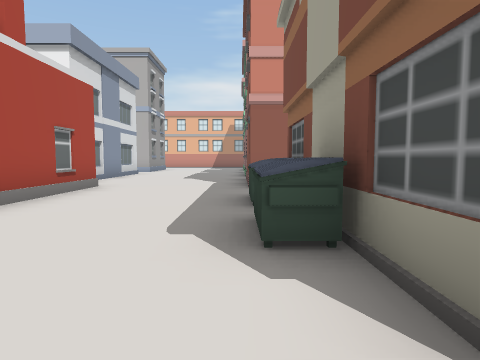
[1] (above)

18 first-person views from a walk through a Unity game level. The camera is 1.3 m above the floor, tilts 4° down and sees 75° across. The floor is counted in squares, 2 m on a side. Each view is taken from the middle of a square. On the plan, view 1 faces up. The plan holds only what a view shows up to about 10 squares ahead; the rest is blank. The place goes on beyond the plan.

[2]
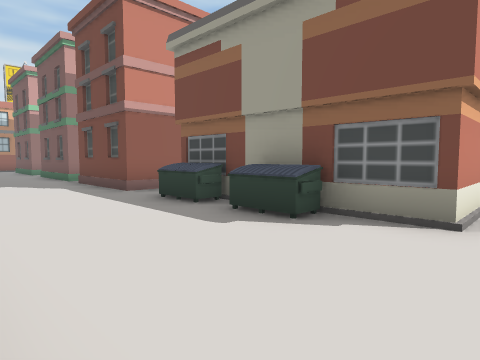

[3]
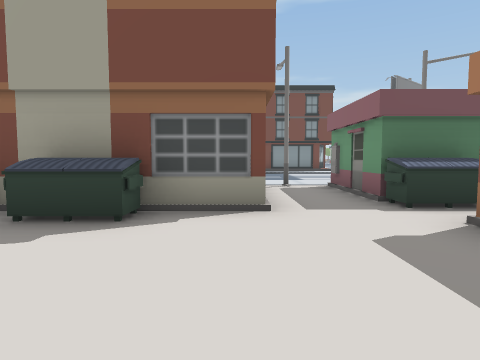

[4]
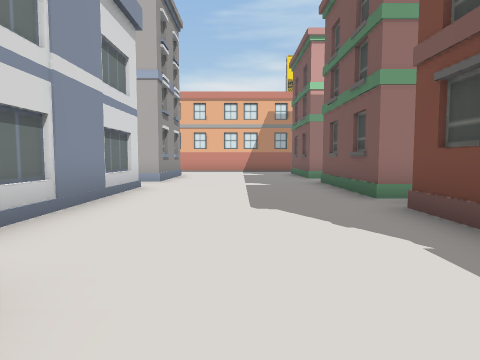

[5]
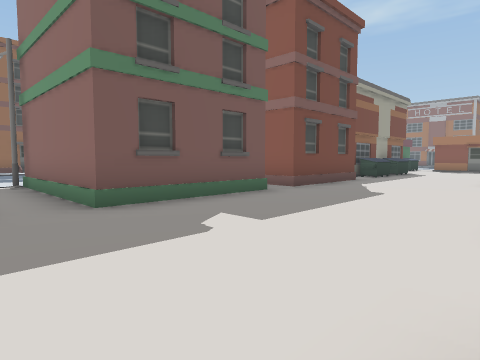

[6]
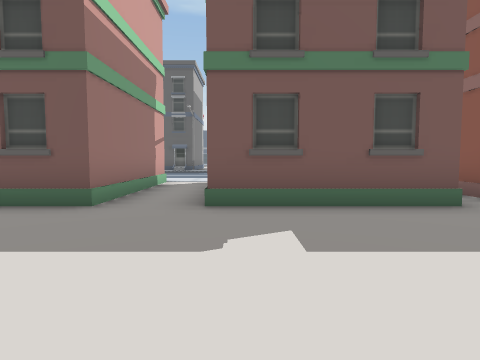

[7]
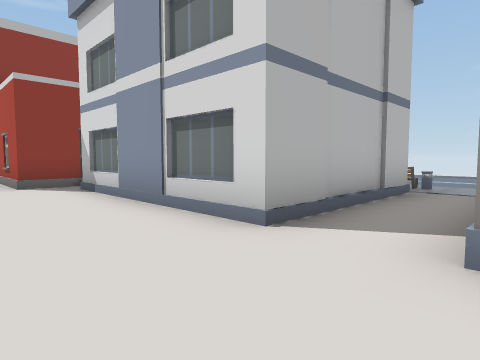

[8]
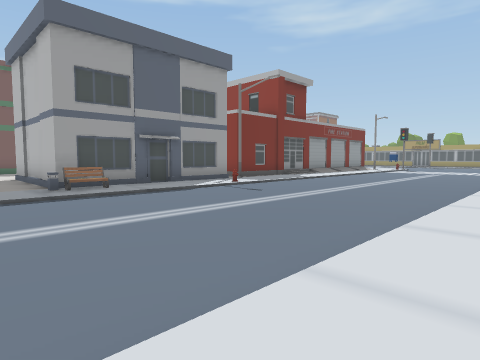

[9]
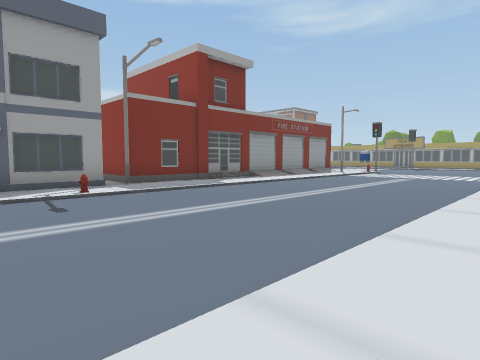

[10]
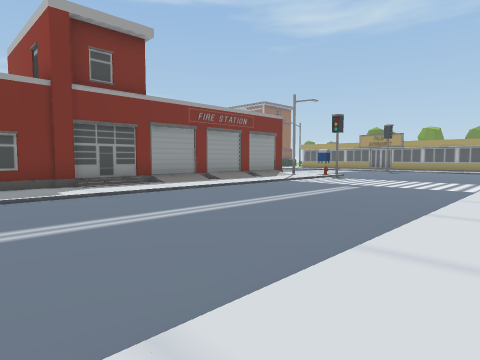

[11]
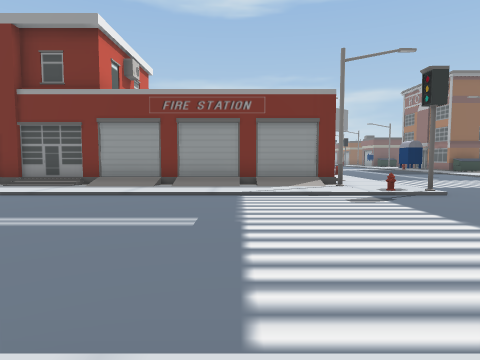

[12]
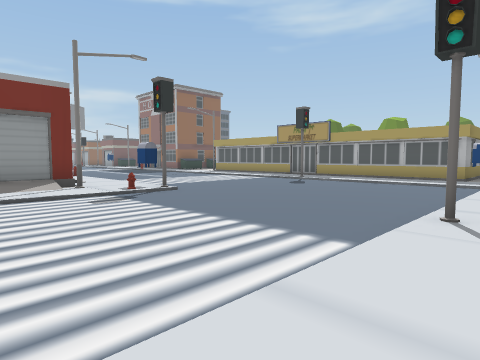

[13]
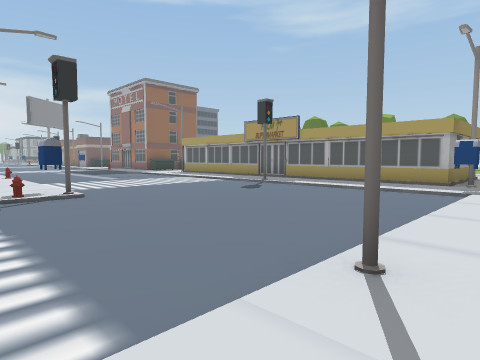

[14]
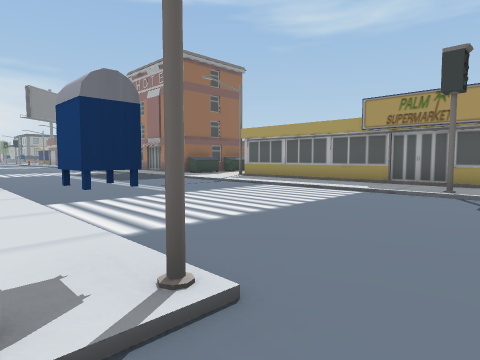

[15]
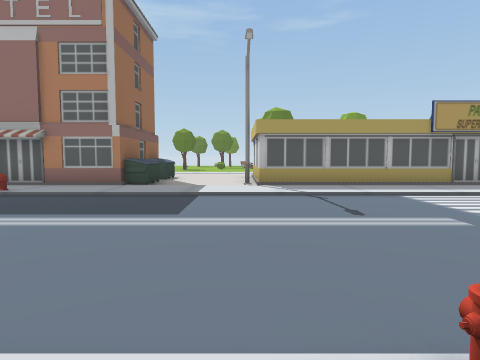

[16]
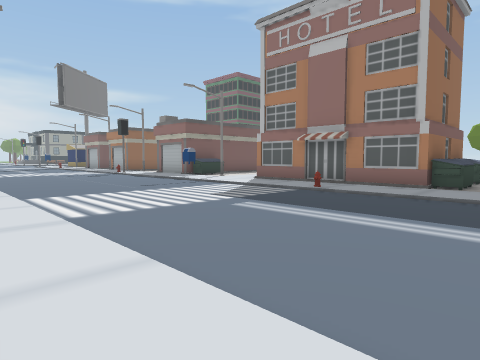

[17]
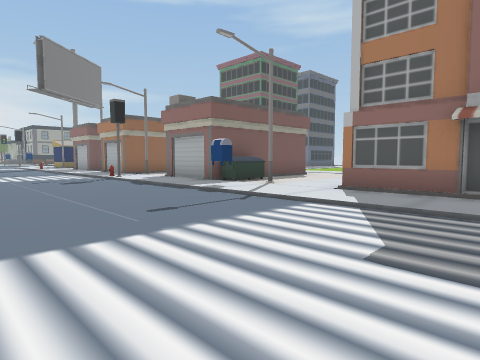

[18]
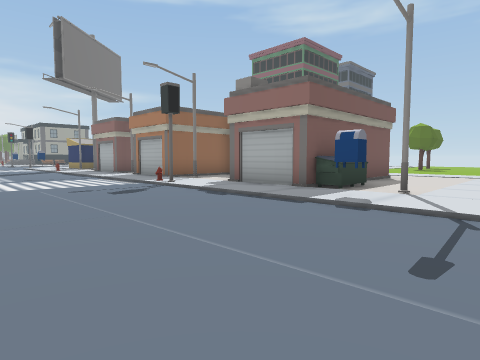

### Floor plan
Key: @ floor where view 1 was taken; # wall or solid block; . floor; / step, stairs or slope; B building; U dumpster; S streetlight; I bin; H hydrant; M mailbox; O other object.
Columns run from 16 left of view 1 to 16 right of it. Each row starts with its distance up from view 1.
 16             .....###B./
 15 ./...      #B.......S./
 14 ./..../..........###B
 13 ./..../I####.....
 12 ./....//#   B...B
 11 ./..../.#   .....#
 10 ./..../.#   .....##
  9 ./....O.#   B....
  8 ./..../.##  .....
  7 ./..../.S####....##
  6 ./..../.##   B....
  5 ./..../.#    ...U#
  4 ./..../.#    ....#
  3 ./..../.#    ...U#
  2  /..../.#    ....#
  1  /..../.#    ....## B
  0  /..../.#    /..@...S./
 -1 ./..../.#      ..U###./
 -2 ./..../.#        U#
 -3 ./..../S#      B  # BS
 -4 ./....H../.  ......
 -5 .O....OM////H//////// /..
 -6 ./.........................
 -7 ./..............................
 -8  /...............................
 -9  /...............................
-10  /////O///////////O////////OO///
-11  M.....................M.......
-12  SB##########S..U###B# SUB##.SB
-13  .##        #...##     .U##

Where each view was taken, in squares from view 1:
view 1: 0 up, 0 right, facing up
view 2: 0 up, 3 left, facing up-right
view 3: 1 up, 3 left, facing right
view 4: 6 up, 2 left, facing up
view 5: 16 up, 4 left, facing down-right
view 6: 14 up, 4 left, facing right
view 7: 15 up, 2 left, facing down-left
view 8: 15 up, 16 left, facing down-right
view 9: 11 up, 16 left, facing down-right
view 10: 7 up, 16 left, facing down-right
view 11: 1 down, 16 left, facing right
view 12: 1 down, 16 left, facing down-right
view 13: 3 down, 16 left, facing down-right
view 14: 4 down, 11 left, facing down-right
view 15: 4 down, 3 left, facing down
view 16: 4 down, 2 left, facing down-right
view 17: 6 down, 2 right, facing down-right
view 18: 6 down, 5 right, facing down-right
